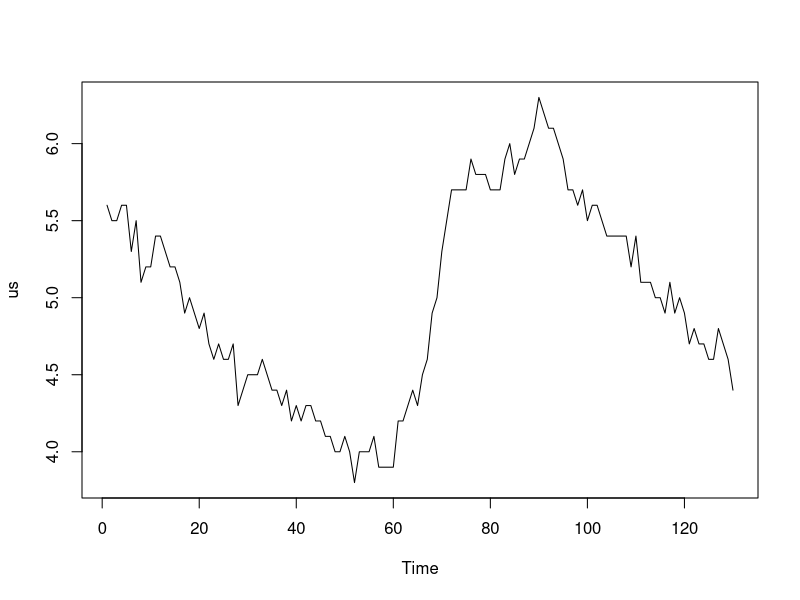

Recreate this plot in R. (Note: this script raises an error after producing the figure.)
# Summary with US unemployment dataset #

setwd('C:\\Users\\samsung\\Desktop\\datascience\\Time_series_analysis')
us = read.csv('USunemp.csv')
head(us)
dim(us)
ts.plot(us)

# 2. train & test split for Cross-Validation
train1 = us$USun[1:118]
test1 = us$USun[119:130]

train2 = us$USun[1:106]
test2 = us$USun[107:118]

train3 = us$USun[1:94]
test3 = us$USun[95:106]

# 3. convert into time-series
m1 = ts(train1, frequency=12)
m2 = ts(train2, frequency=12)
m3 = ts(train3, frequency=12)

# 4-1. HoltWinters Model
hw1 = hw(m1)
hw2 = hw(m2)
hw3 = hw(m3)

hw1_fc = forecast(hw1,h=12)
hw2_fc = forecast(hw2,h=12)
hw3_fc = forecast(hw3,h=12)

attributes(hw1_fc)

cbind(hw1_fc$mean, test1)

par(mfrow=c(3,1))
plot(hw1_fc)
plot(hw2_fc)
plot(hw3_fc)

100-100*mean(abs(hw1_fc$mean - test1)/test1)
100-100*mean(abs(hw2_fc$mean - test2)/test2)
100-100*mean(abs(hw3_fc$mean - test3)/test3)

# 4-2. STL Method
stl_1 = stl(m1, s.window='per')
stl_2 = stl(m2, s.window='per')
stl_3 = stl(m3, s.window='per')

stl1_fc = forecast(stl_1, h=12)
stl2_fc = forecast(stl_2, h=12)
stl3_fc = forecast(stl_3, h=12)

attributes(stl1_fc)

cbind(stl1_fc$mean, test1)

par(mfrow=c(3,1))
plot(stl1_fc)
plot(stl2_fc)
plot(stl3_fc)

100-100*mean(abs(stl1_fc$mean - test1)/test1)
100-100*mean(abs(stl2_fc$mean - test2)/test2)
100-100*mean(abs(stl3_fc$mean - test3)/test3)

# 4-3. ARIMA
arima_1 = auto.arima(m1)
arima_2 = auto.arima(m2)
arima_3 = auto.arima(m3)

arima1_fc = forecast(arima_1,h=12)
arima2_fc = forecast(arima_2,h=12)
arima3_fc = forecast(arima_3,h=12)

attributes(arima1_fc)

cbind(arima1_fc$mean, test1)

par(mfrow=c(3,1))
plot(arima1_fc)
plot(arima2_fc)
plot(arima3_fc)

100-100*mean(abs(arima1_fc$mean - test1)/test1)
100-100*mean(abs(arima2_fc$mean - test2)/test2)
100-100*mean(abs(arima3_fc$mean - test3)/test3)

